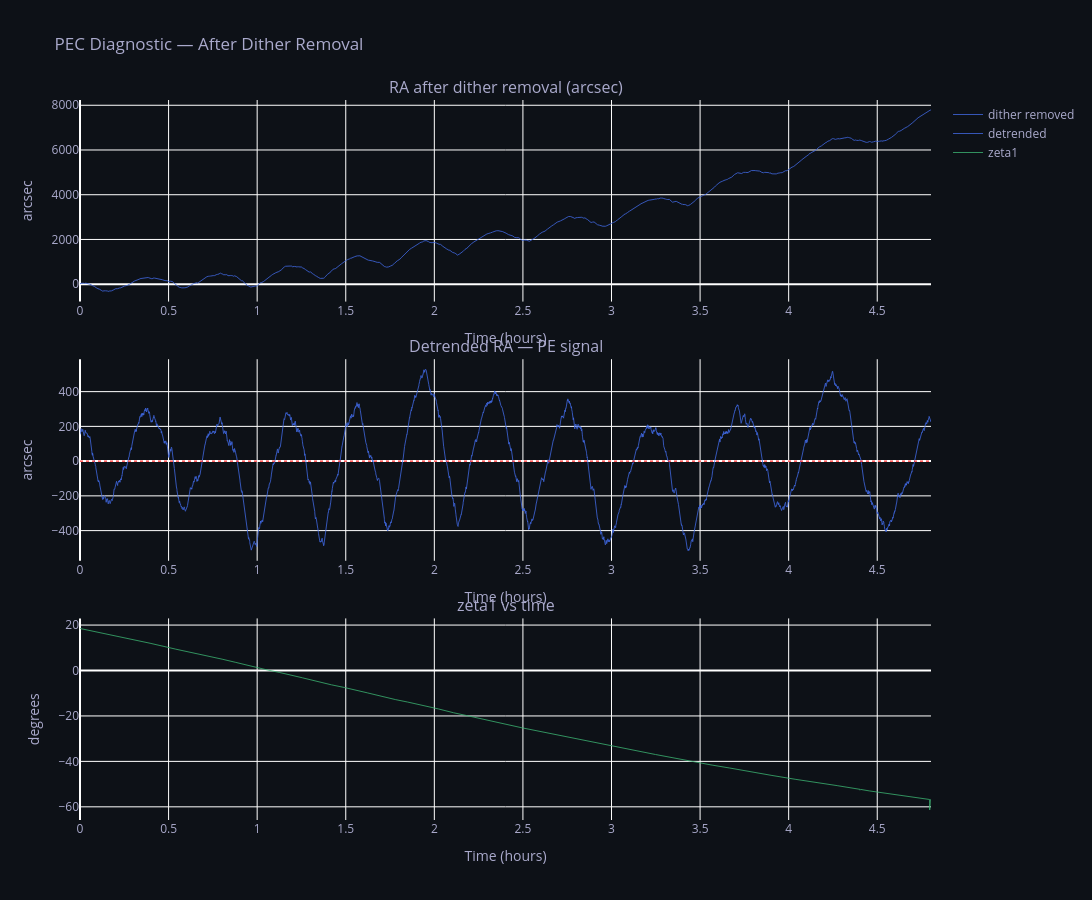

Notebook source saved alongside this figure:
### Code cell
# ── Step 1: Remove dither jumps ───────────────────────────────────────────
ra_arcsec = df['phd2_ra_accum'].values * 3600

# Compute per-step delta
dra = np.diff(ra_arcsec)

# Dithers are large instantaneous jumps — much larger than any single
# guide correction. At 1Hz logging and typical guide rates, a single
# guide step moves <5 arcsec. Dithers move 10-100 arcsec instantly.
dither_threshold = 8.0   # arcsec — tune if needed

# Find dither indices
dither_idx = np.where(np.abs(dra) > dither_threshold)[0]
print(f"Dither events detected: {len(dither_idx)}")

# Remove dither steps by subtracting cumulative dither offsets
# Build a correction array: at each dither, subtract the jump
dither_correction = np.zeros(len(ra_arcsec))
for idx in dither_idx:
    dither_correction[idx+1:] -= dra[idx]   # remove the jump from here onwards

ra_dither_removed = ra_arcsec + dither_correction

# ── Step 2: Now detrend the dither-cleaned signal ─────────────────────────
t = df['t_sec'].values
poly_coeffs  = np.polyfit(t, ra_dither_removed, 3)
trend        = np.polyval(poly_coeffs, t)
ra_detrended = ra_dither_removed - trend

df['ra_dither_removed'] = ra_dither_removed
df['ra_detrended']      = ra_detrended

print(f"Detrended RA after dither removal:")
print(f"  std={ra_detrended.std():.2f}\"  "
      f"min={ra_detrended.min():.2f}\"  "
      f"max={ra_detrended.max():.2f}\"")

# ── Step 3: Diagnostic plot ───────────────────────────────────────────────
fig = make_subplots(rows=3, cols=1,
                    subplot_titles=[
                        'RA after dither removal (arcsec)',
                        'Detrended RA — PE signal',
                        'zeta1 vs time'],
                    vertical_spacing=0.08)

t_hrs = df['t_sec'] / 3600

fig.add_trace(go.Scatter(x=t_hrs, y=ra_dither_removed,
    mode='lines', line=dict(color='royalblue', width=0.8),
    name='dither removed'), row=1, col=1)

fig.add_trace(go.Scatter(x=t_hrs, y=ra_detrended,
    mode='lines', line=dict(color='royalblue', width=0.8),
    name='detrended'), row=2, col=1)
fig.add_hline(y=0, line=dict(color='red', width=1, dash='dot'), row=2, col=1)

fig.add_trace(go.Scatter(x=t_hrs, y=df['zeta1'],
    mode='lines', line=dict(color='mediumseagreen', width=0.8),
    name='zeta1'), row=3, col=1)

# Mark remaining jumps after dither removal
dra2   = np.diff(ra_dither_removed)
jumps2 = np.where(np.abs(dra2) > dither_threshold)[0]
if len(jumps2) > 0:
    fig.add_trace(go.Scatter(
        x=t_hrs.iloc[jumps2],
        y=ra_dither_removed[jumps2],
        mode='markers',
        marker=dict(color='red', size=8, symbol='x'),
        name='remaining jumps'), row=1, col=1)

fig.update_xaxes(title_text='Time (hours)')
fig.update_yaxes(title_text='arcsec', row=1, col=1)
fig.update_yaxes(title_text='arcsec', row=2, col=1)
fig.update_yaxes(title_text='degrees', row=3, col=1)
fig.update_layout(
    height=900, width=1200,
    plot_bgcolor='#0d1117', paper_bgcolor='#0d1117',
    font=dict(color='#aaaacc'),
    title='PEC Diagnostic — After Dither Removal')
fig.show()

### Figure 1 — Plotly figure (JSON) as saved in the notebook; plotly's stock layout.template omitted (floating-point values rounded to 4 significant figures; data arrays with more than 128 entries replaced by an {"elided": "..."} marker saying what was removed)
{"data": [{"line": {"color": "royalblue", "width": 0.8}, "mode": "lines", "name": "dither removed", "type": "scatter", "x": {"elided": "17098 float values"}, "xaxis": "x", "y": {"elided": "17098 float values"}, "yaxis": "y"}, {"line": {"color": "royalblue", "width": 0.8}, "mode": "lines", "name": "detrended", "type": "scatter", "x": {"elided": "17098 float values"}, "xaxis": "x2", "y": {"elided": "17098 float values"}, "yaxis": "y2"}, {"line": {"color": "mediumseagreen", "width": 0.8}, "mode": "lines", "name": "zeta1", "type": "scatter", "x": {"elided": "17098 float values"}, "xaxis": "x3", "y": {"elided": "17098 float values"}, "yaxis": "y3"}], "layout": {"annotations": [{"font": {"size": 16}, "showarrow": false, "text": "RA after dither removal (arcsec)", "x": 0.5, "xanchor": "center", "xref": "paper", "y": 1, "yanchor": "bottom", "yref": "paper"}, {"font": {"size": 16}, "showarrow": false, "text": "Detrended RA — PE signal", "x": 0.5, "xanchor": "center", "xref": "paper", "y": 0.64, "yanchor": "bottom", "yref": "paper"}, {"font": {"size": 16}, "showarrow": false, "text": "zeta1 vs time", "x": 0.5, "xanchor": "center", "xref": "paper", "y": 0.28, "yanchor": "bottom", "yref": "paper"}], "font": {"color": "#aaaacc"}, "height": 900, "paper_bgcolor": "#0d1117", "plot_bgcolor": "#0d1117", "shapes": [{"line": {"color": "red", "dash": "dot", "width": 1}, "type": "line", "x0": 0, "x1": 1, "xref": "x2 domain", "y0": 0, "y1": 0, "yref": "y2"}], "title": {"text": "PEC Diagnostic — After Dither Removal"}, "width": 1200, "xaxis": {"anchor": "y", "domain": [0, 1], "title": {"text": "Time (hours)"}}, "xaxis2": {"anchor": "y2", "domain": [0, 1], "title": {"text": "Time (hours)"}}, "xaxis3": {"anchor": "y3", "domain": [0, 1], "title": {"text": "Time (hours)"}}, "yaxis": {"anchor": "x", "domain": [0.72, 1], "title": {"text": "arcsec"}}, "yaxis2": {"anchor": "x2", "domain": [0.36, 0.64], "title": {"text": "arcsec"}}, "yaxis3": {"anchor": "x3", "domain": [0, 0.28], "title": {"text": "degrees"}}}}
